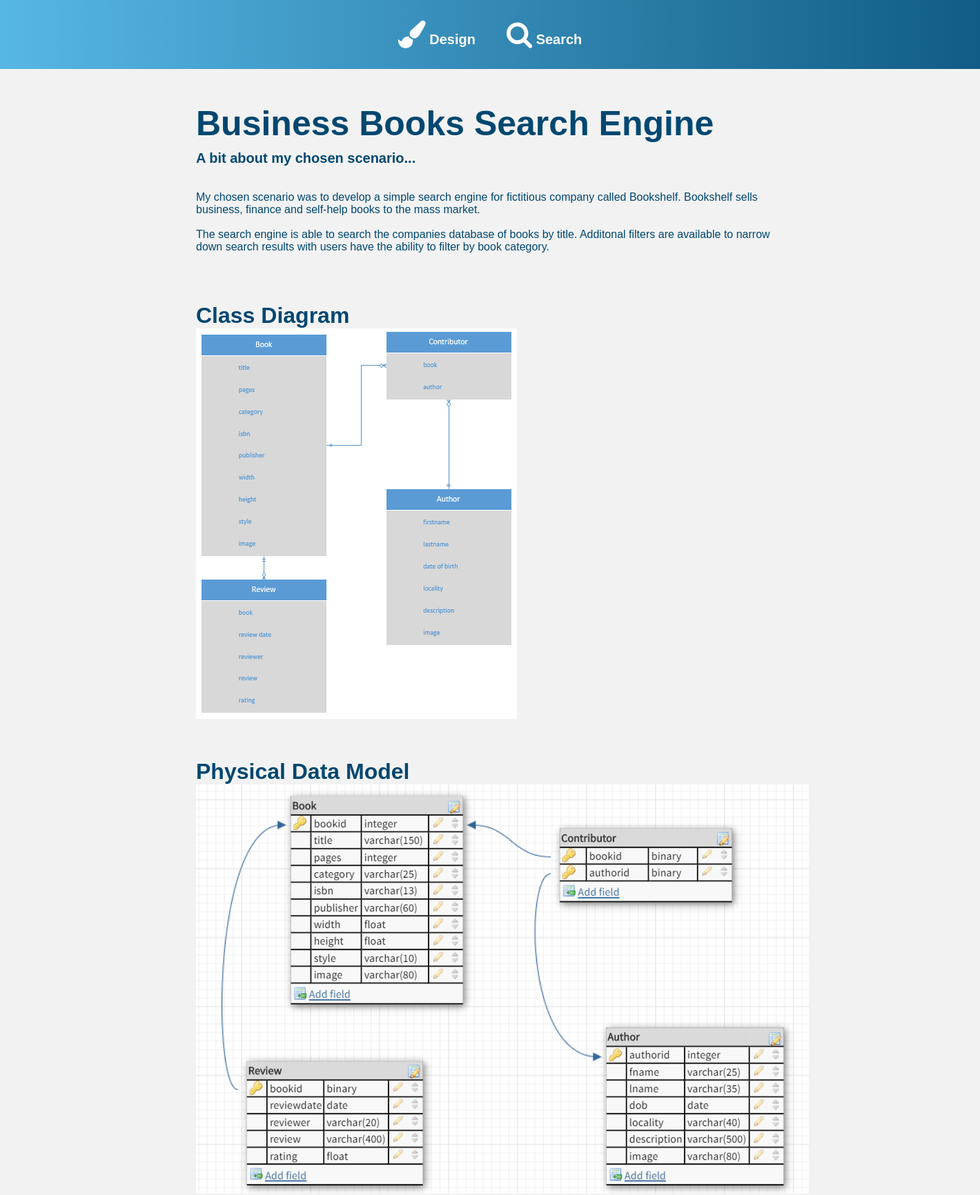
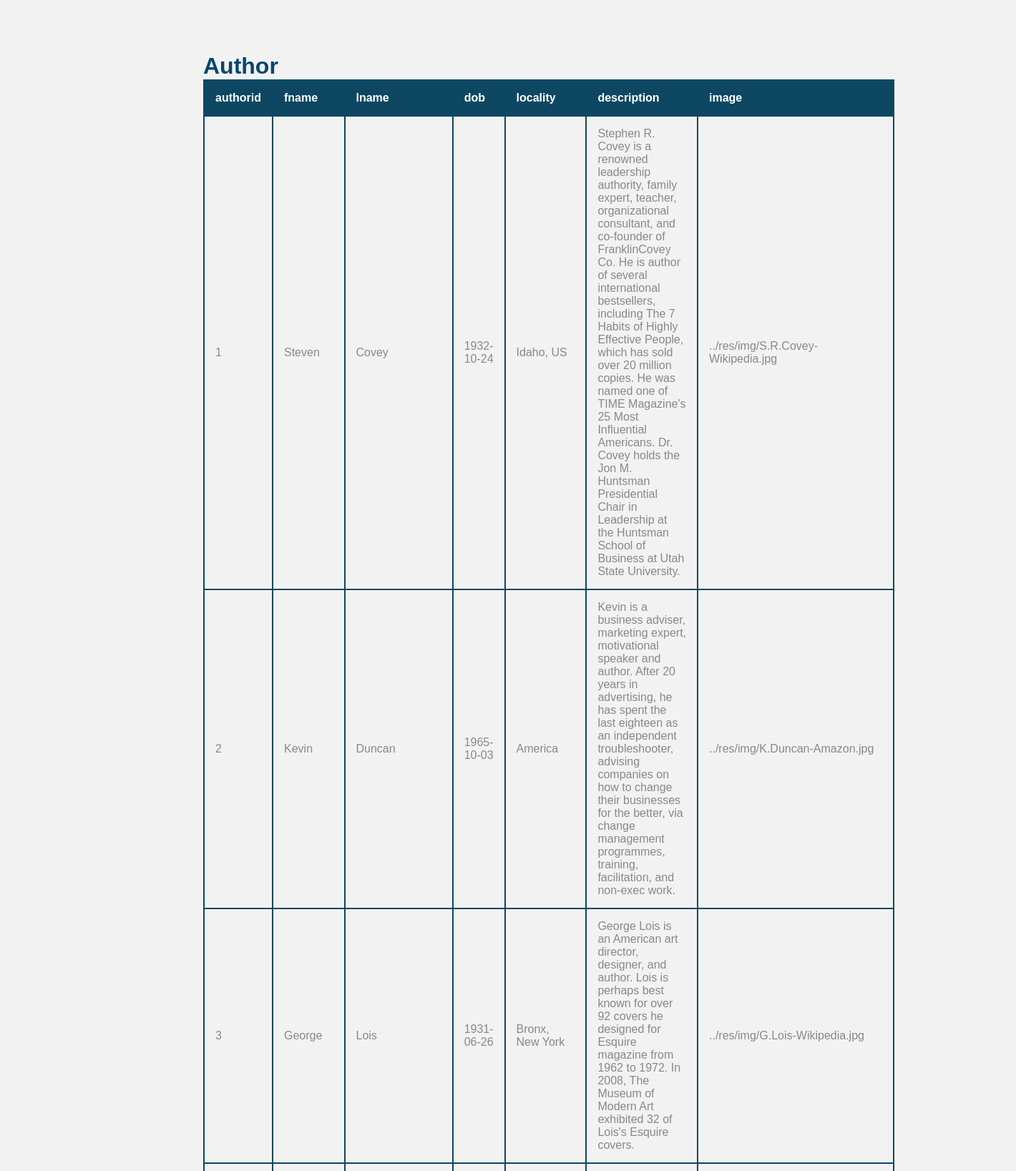
Screenshot of /php/design.php (upper part) with the database file from the repository (2 pictures, top to bottom).
### tables this page shows
CREATE TABLE `Author` (
	`authorid` INT NOT NULL AUTO_INCREMENT,
	`fname` varchar(20) NOT NULL,
	`lname` varchar(20) NOT NULL,
	`dob` DATE NOT NULL,
	`locality` varchar(40) NOT NULL,
	`description` varchar(800) NOT NULL,
	`image` varchar(60) NOT NULL,
	PRIMARY KEY (`authorid`)
);

### php/design.php (the view, shortened to what this page needs)
<!DOCTYPE html>
<html lang="en">
	<head>
		<link rel="stylesheet" href="../css/styles.css">
		<link rel="stylesheet" href="../css/design.css">
		<link rel="stylesheet" href="https://cdnjs.cloudflare.com/ajax/libs/font-awesome/4.7.0/css/font-awesome.min.css">
		<?php
		try {
			$pdo = new PDO("mysql:host=localhost; dbname=u1756102", "u1756102", "08nov98");
			$pdo->setAttribute(PDO::ATTR_ERRMODE, PDO::ERRMODE_EXCEPTION);
			$resultset = $pdo->query("SELECT * FROM Author");
			$authors = $resultset->fetchAll();
		} catch (PDOException $e) {
			echo 'Connection error: ' . $e->getMessage();
			exit();
		}
		?>
	</head>
	<body style="background-color: #f2f2f2;">
		<header>
			<ul class="gradient">
			  <li style="padding-top: 10px;"><a href="design.php"><i class="fa fa-paint-brush fa-2x"></i> Design</a></li>
			  <li style="padding-top: 10px;"><a href="index.php"><i class="fa fa-search fa-2x"></i> Search</a></li>
			</ul>
		</header>
		<div class="container">
			<div class="row" style="background-color: #f2f2f2;">
				<h1 class="main-heading">Business Books Search Engine</h1>
				<h6 class="description">A bit about my chosen scenario...</h6>
				<br />
				<br />
				<p>My chosen scenario was to develop a simple search engine for fictitious company called Bookshelf.
				   Bookshelf sells business, finance and self-help books to the mass market.</p>
				<br />
				<p>The search engine is able to search the companies database of books by title.
				   Additonal filters are available to narrow down search results with users have the ability to filter by book category.</p>
				<br />
				<br />
				<br />
				<br />
				<h1>Class Diagram</h1>
				<img src="../res/img/classdiagram.PNG" />
				<br />
				<br />
				<br />
				<br />
				<h1>Physical Data Model</h1>
				<img src="../res/img/database.PNG" />
				<br /><br /><br /><br />
				<br /><h1>Author</h1>
				<table>
				  <tr>
					<th>authorid</th>
					<th>fname</th>
					<th>lname</th>
					<th>dob</th>
					<th>locality</th>
					<th>description</th>
					<th>image</th>
				  </tr>
					<?php
						if ($authors) {
							foreach ($authors as $author) {
								echo "<tr>";
								echo "<td>".$author['authorid']."</td>
									  <td>".$author['fname']."</td>
									  <td>".$author['lname']."</td>
									  <td>".$author['dob']."</td>
									  <td>".$author['locality']."</td>
									  <td>".$author['description']."</td>
									  <td>".$author['image']."</td>";
								echo "</tr>";
							}
						} else { echo "No data rows to report"; }
					?>
				</table>
				<br /><br /><br /><br />
				<br /><h1>Book</h1>
				<br /><br /><br /><br />
				<br /><h1>Contributor</h1>
				<br /><br /><br /><br />
				<br /><h1>Review</h1>
			</div>
		</div>
	</body>
</html>

### css/styles.css (style rules this page uses)
body { margin: 0px; padding: 0px; background-color: #fafafa; }
h1, p { padding: 0px; margin: 0px; font-family: 'Julius Sans One', sans-serif; color: #004770; }
::placeholder { color: #888; }
a { padding: 0px; margin: 0px; font-family: 'Julius Sans One', sans-serif; }
header { width: 100%; }
ul { list-style-type: none; margin: 0px; padding: 0px; overflow: hidden; font-size: 20px; font-weight: bold; height: auto; width:100%; text-align:center; }
li { display:inline-block; margin: auto; }
li a { display: block; color: white; text-align: center; padding: 20px; margin-bottom: 10px; text-decoration: none; }
.gradient { background-image: linear-gradient(to right, #57B7E4 , #115C86); }
.container { width: 100%; padding: 0px; margin: auto; background-color: #f2f2f2; }
.row { width: 60%; padding-top: 10px; padding-bottom: 10px; margin: auto; background-color: #fafafa; }
.main-heading { padding: 40px 0px 10px 0px; font-size: 50px; }
.description { font-size: 20px; padding: 0px 0px 0px 0px; }

### css/design.css (style rules this page uses)
table { width:100%; font-family: 'Julius Sans One', sans-serif; }
table, th, td { border: 2px solid #0d4762; border-collapse: collapse; }
th, td { padding: 15px; text-align: left; }
th { background-color: #0d4762; color: #fff; }
td { color: #888; }
h6 { padding: 0px; margin: 0px; font-family: 'Julius Sans One', sans-serif; color: #004770; }

### rows the page displays
author: authorid "1", fname "Steven", lname "Covey", dob "1932-10-24", locality "Idaho, US", description "Stephen R. Covey is a renowned leadership authority, family expert, teacher, organizational consultant, and co-founder of FranklinCovey Co. He is author of several international bestsellers, including The 7 Habits of Highly Effective People, which has sold over 20 million copies. He was named one of TIME Magazine's 25 Most Influential Americans. Dr. Covey holds the Jon M. Huntsman Presidential Chair in Leadership at the Huntsman School of Business at Utah State University.", image "../res/img/S.R.Covey-Wikipedia.jpg"
author: authorid "2", fname "Kevin", lname "Duncan", dob "1965-10-03", locality "America", description "Kevin is a business adviser, marketing expert, motivational speaker and author. After 20 years in advertising, he has spent the last eighteen as an independent troubleshooter, advising companies on how to change their businesses for the better, via change management programmes, training, facilitation, and non-exec work.", image "../res/img/K.Duncan-Amazon.jpg"
author: authorid "3", fname "George", lname "Lois", dob "1931-06-26", locality "Bronx, New York", description "George Lois is an American art director, designer, and author. Lois is perhaps best known for over 92 covers he designed for Esquire magazine from 1962 to 1972. In 2008, The Museum of Modern Art exhibited 32 of Lois's Esquire covers.", image "../res/img/G.Lois-Wikipedia.jpg"
